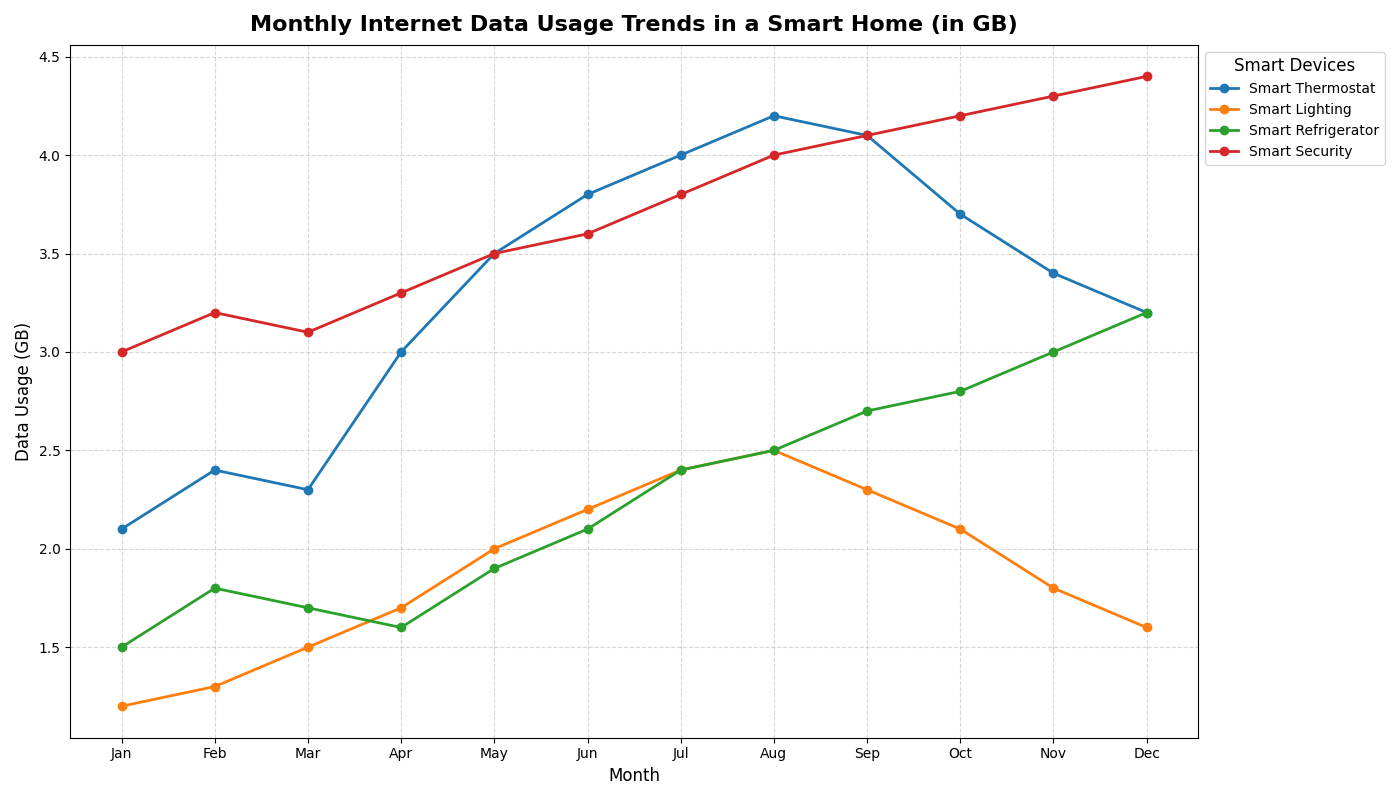

The script that drew this image:
import numpy as np
import matplotlib.pyplot as plt

# Backstory:
# An exploration of monthly internet data usage trends in a smart home system from January to December.
# This chart demonstrates trends in data usage across various smart devices within a home.

# Define months
months = ['Jan', 'Feb', 'Mar', 'Apr', 'May', 'Jun', 'Jul', 'Aug', 'Sep', 'Oct', 'Nov', 'Dec']

# Define data for various smart devices (in GB)
smart_thermostat = [2.1, 2.4, 2.3, 3.0, 3.5, 3.8, 4.0, 4.2, 4.1, 3.7, 3.4, 3.2]
smart_lighting = [1.2, 1.3, 1.5, 1.7, 2.0, 2.2, 2.4, 2.5, 2.3, 2.1, 1.8, 1.6]
smart_refrigerator = [1.5, 1.8, 1.7, 1.6, 1.9, 2.1, 2.4, 2.5, 2.7, 2.8, 3.0, 3.2]
smart_security = [3.0, 3.2, 3.1, 3.3, 3.5, 3.6, 3.8, 4.0, 4.1, 4.2, 4.3, 4.4]

# Combine all usage data for plotting
data_usage = np.array([
    smart_thermostat,
    smart_lighting,
    smart_refrigerator,
    smart_security
])

device_labels = ['Smart Thermostat', 'Smart Lighting', 'Smart Refrigerator', 'Smart Security']

# Create the figure and axis
fig, ax = plt.subplots(figsize=(14, 8))

# Plot each device's data usage
for idx, label in enumerate(device_labels):
    ax.plot(months, data_usage[idx], marker='o', linestyle='-', linewidth=2, label=label)

# Add title and axis labels
ax.set_title('Monthly Internet Data Usage Trends in a Smart Home (in GB)', fontsize=16, fontweight='bold', pad=10)
ax.set_xlabel('Month', fontsize=12)
ax.set_ylabel('Data Usage (GB)', fontsize=12)

# Add grid lines for better readability
ax.grid(True, linestyle='--', alpha=0.5)

# Add the legend
ax.legend(title='Smart Devices', fontsize=10, title_fontsize=12, loc='upper left', bbox_to_anchor=(1, 1))

# Automatically adjust the layout
plt.tight_layout()

# Display the plot
plt.show()
